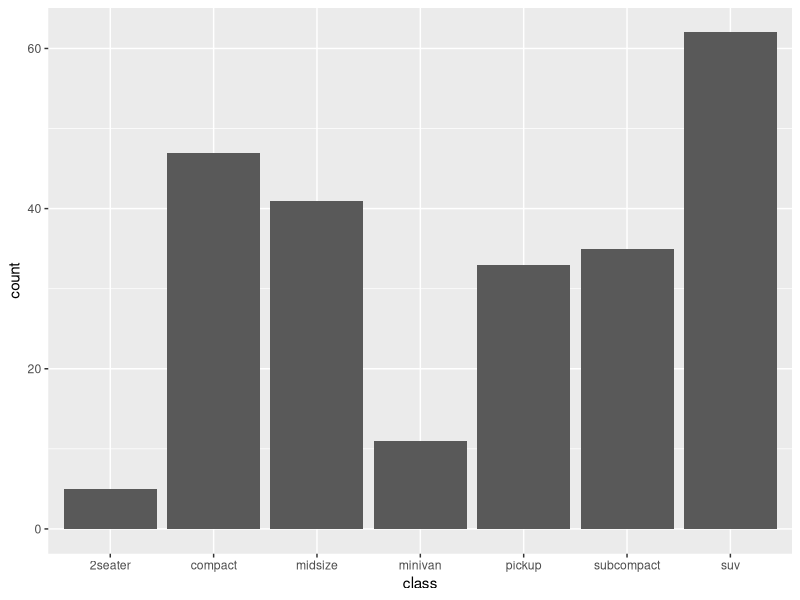
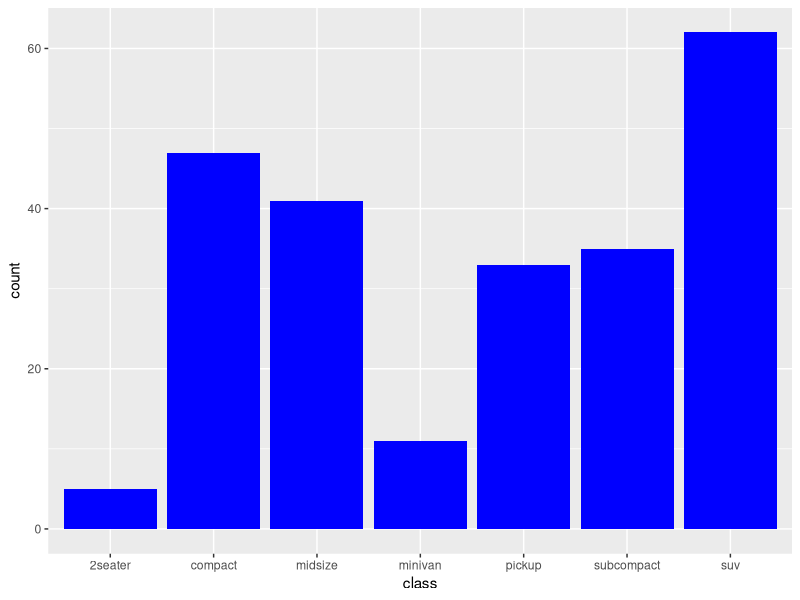
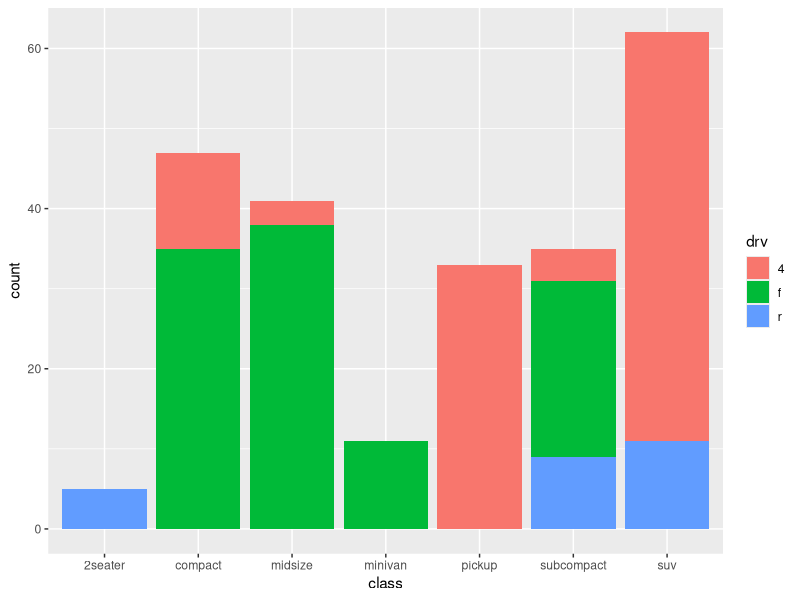
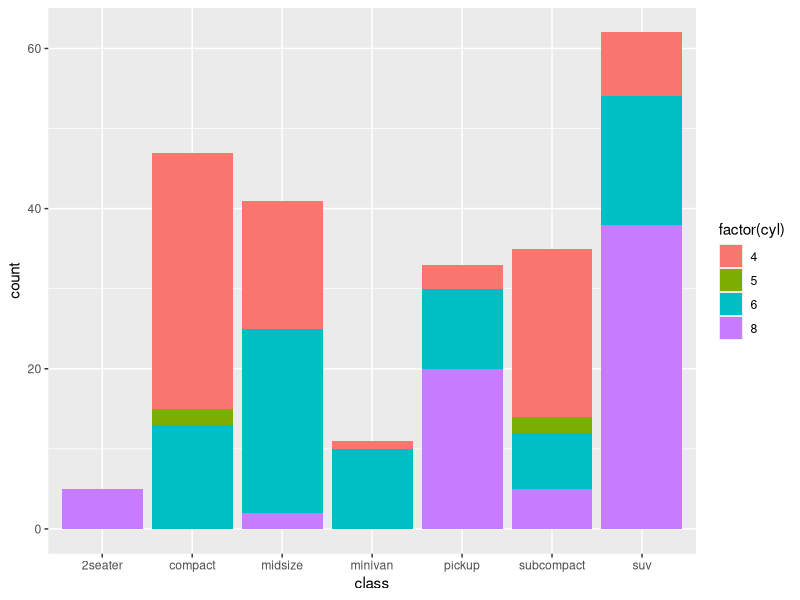
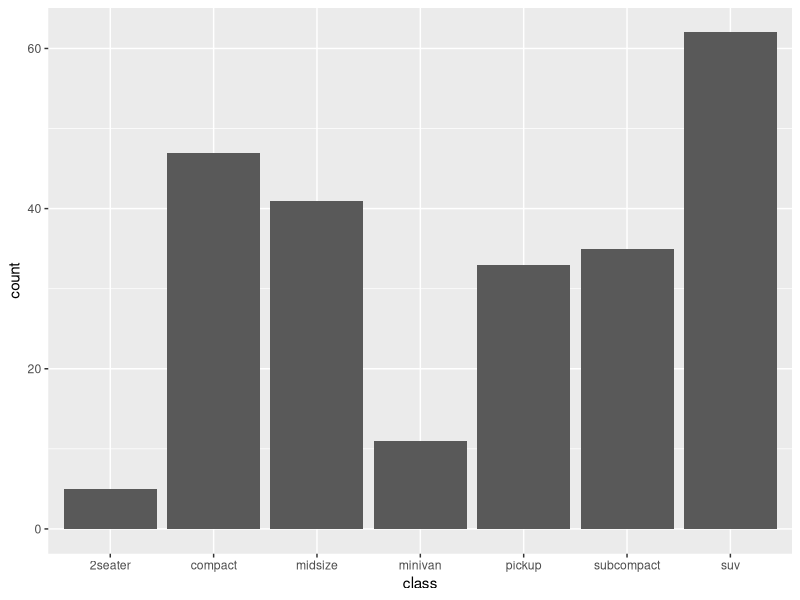
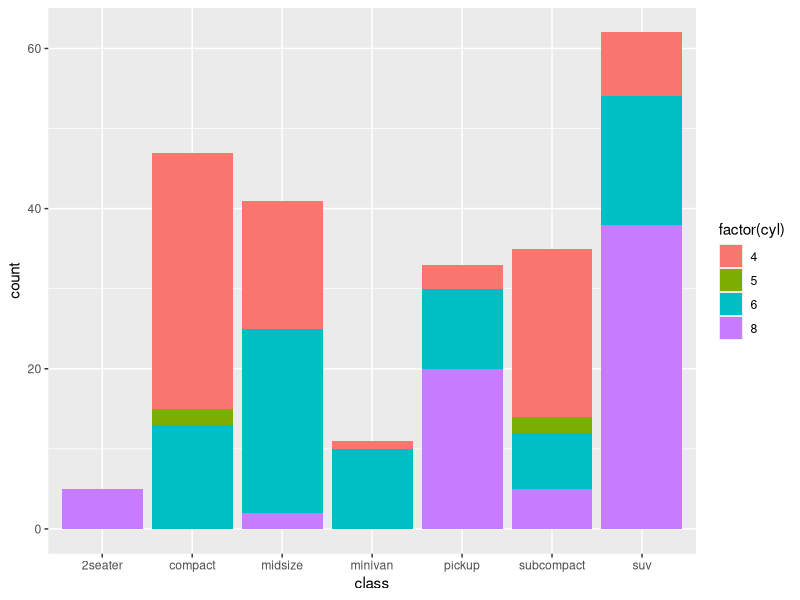
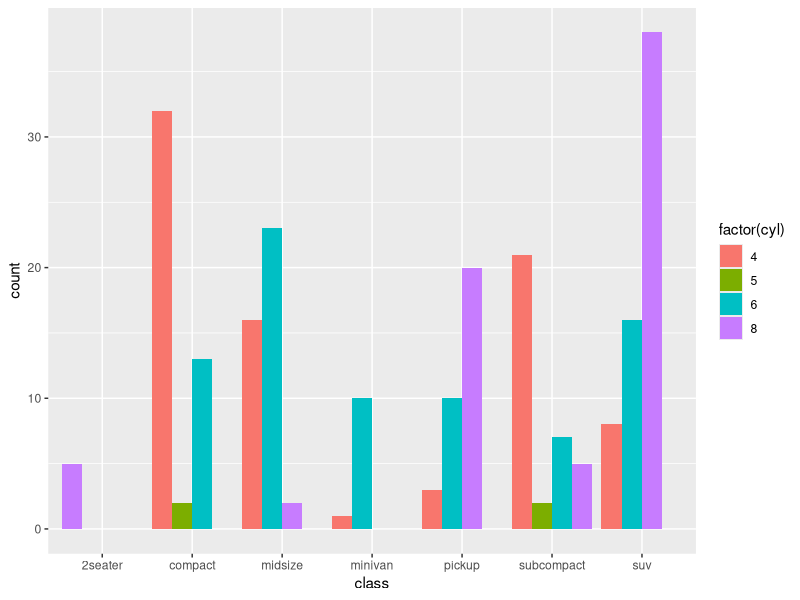
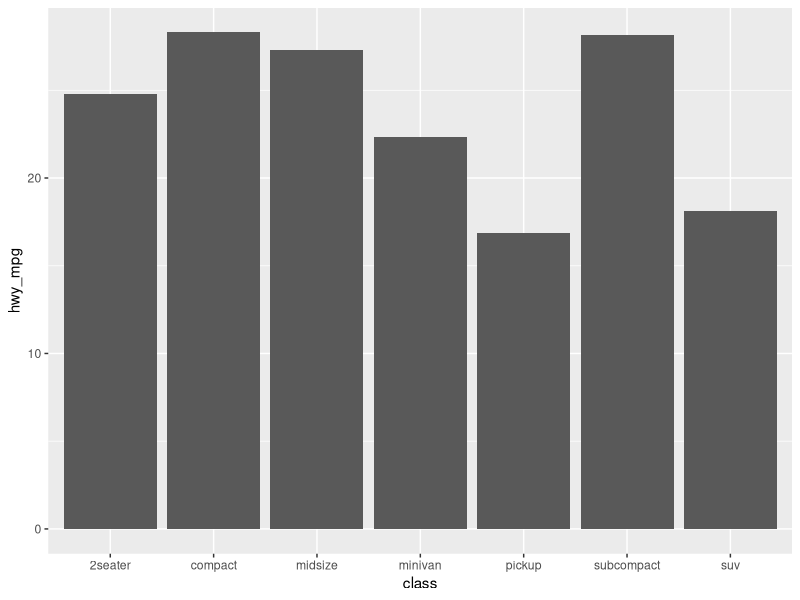

The R script that drew these images, in order: (Note: this script raises an error after producing the figures.)
# This workbook is built to help you master the bar chart in ggplot
# It is designed to accompany this guide on my website:
# https://michaeltoth.me/detailed-guide-to-the-bar-chart-in-r-with-ggplot.html


################################################################################
##################### Loading Packages & Investigating Data ####################
################################################################################

# 1. Load your packages

library(tidyverse)



# 2. Investigate the dataset

head(mpg)
str(mpg)

# QUESTION: What variables are in the data, and what values do you see?



################################################################################
############################## Creating Bar Charts #############################
################################################################################

# 3. Create your first bar chart

ggplot(mpg) +
    geom_bar(aes(x = class))

# QUESTION: What can you say about the different types of cars in the dataset?



# 4. Changing bar color in a ggplot bar chart

ggplot(mpg) +
    geom_bar(aes(x = class), fill = 'blue')

# EXERCISE: Try changing the color to see how that affects your plot.
# HINT: You can try colors like 'red', 'green', or 'yellow'
# HINT: You can also try hex color codes if you have a specific color to match. 
# HINT: Try: '#0FA173' for the color above. Don't forget the #
# HINT: Look up your own hex color codes here: https://htmlcolorcodes.com/color-picker/



# 5. Stacked Bar Chart: Map the variable drv (front-, back-, 4-wheel drive) to a color

ggplot(mpg) +
    geom_bar(aes(x = class, fill = drv))

# QUESTION: Why does this graph produce multiple colors, when the prior graph produced only one?
# EXERCISE: Try replacing `drv` with a different variable to see what happens
# HINT: Try using a categorical variable like trans



# 6. Stacked Bar Chart: Map the variable cyl (4-, 6-, 8-cylinder engine) to a color

ggplot(mpg) + 
    geom_bar(aes(x = class, fill = factor(cyl)))

# EXERCISE: Run the two blocks of code below and compare their output
# HINT: Look at the color scale in the legend!
# QUESTION: Why did we map the variable cyl above to a factor? 
# HINT: Stacked bar charts don't work well with continuous variables
# HINT: A color scale for a categorical variable is a series of discrete colors

# Code block 1

ggplot(mpg) + 
    geom_bar(aes(x = class, fill = cyl))


# Code block 2

ggplot(mpg) + 
    geom_bar(aes(x = class, fill = factor(cyl)))



# 7. Dodged Bar Chart: Map the variable cyl (4-, 6-, 8-cylinder engine) to a color

ggplot(mpg) + 
    geom_bar(aes(x = class, fill = factor(cyl)), 
             position = position_dodge(preserve = 'single'))

# EXERCISE: Compare this graph with the stacked bar graph from before
# QUESTION: Name a comparison that is easier to make with each type of graph
# HINT: Think about comparisons across vehicle class and across number of cylinders!



################################################################################
################### Creating Bar Charts with a Defined y-axis ##################
################################################################################

# 8. Calculate average highway miles per gallon by class

by_hwy_mpg <- mpg %>% group_by(class) %>% summarise(hwy_mpg = mean(hwy))

# QUESTION: Which car class has the best (highest) highway mpg?



# 9. Graph highway mpg by class: introducing stat = 'identity'

ggplot(by_hwy_mpg) + 
    geom_bar(aes(x = class, y = hwy_mpg), stat = 'identity')

# EXERCISE: Try running this code without stat = 'identity'. 
# QUESTION: What happened?
# QUESTION: What do you think this error message means?
# HINT: Check the blog post for more information!



# 10. Graph highway mpg by class: introducing geom_col

ggplot(by_hwy_mpg) + 
    geom_col(aes(x = class, y = hwy_mpg))

# EXERCISE: Compare this code to the code above from step 8
# QUESTION: Which code changes did you find
# QUESTION: Why are these two graphs the same?
# HINT: Read the description for geom_col by running ?geom_col in your console



################################################################################
################### Aesthetics and Parameters for Bar Charts ###################
################################################################################

# 11. Introducing the color parameter for a bar chart

ggplot(mpg) +
    geom_bar(aes(x = class), color = 'blue')

# QUESTION: When might you use color instead of, or in addition to, fill?



# 12. Applying color and fill parameters to the same chart

ggplot(mpg) +
    geom_bar(aes(x = class), fill = '#003366', color = '#add8e6')



# 13. WORKBOOK BONUS: Mapping drv to the color aesthetic

ggplot(mpg) + 
    geom_bar(aes(x = class, color = drv), fill = 'white')

# QUESTION: Do you prefer this style of stacked bar graph or the filled stacked bar we saw before?



# 14. WORKBOOK BONUS: Mapping drv to the alpha aesthetic to add transparency

ggplot(mpg) + 
    geom_bar(aes(x = class, alpha = drv))

# QUESTION: Does this use of alpha improve or reduce the readability of this graph?



################################################################################
############# Common Errors with Aesthetic Mappings and Parameters #############
################################################################################

# 15. Error: Trying to include aesthetic mappings *outside* your `aes()` call

ggplot(mpg) + geom_bar(aes(x = class), fill = drv)

# EXERCISE: Why do you think this code returns an error? 
# HINT: Are we including our call to 'fill' in the right place?
# QUESTION: How can you fix this error?



# 12. Error: Trying to specify parameters *inside* your `aes()` call

ggplot(mpg) + 
    geom_bar(aes(x = class, fill = 'blue'))

# EXERCISE: Why doesn't this code color our graph in blue?
# HINT: Are we including our call to 'fill' in the right place?
# QUESTION: How can you fix this issue?